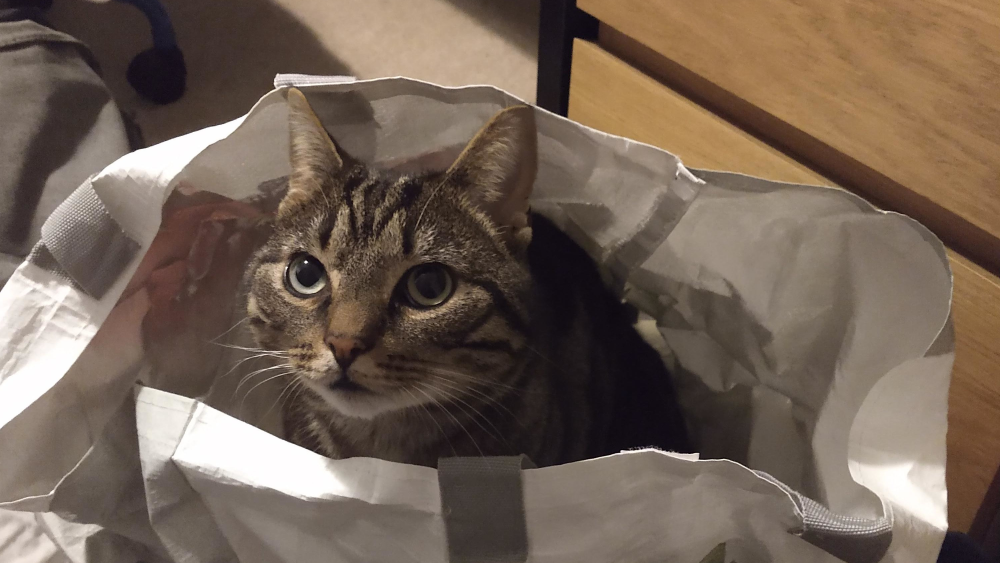
#> input picture notebooks/assets/cat.jpg, 3000 x 1688 px (shown at 1/3 size)
$ jupyter execute --allow-errors 'Image Processing Workbook.ipynb'   (shell and % lines are left out)
#> lines starting #> are read from the running program, lines starting #| are printed output that depends on the picture
[cell 1]
from PIL import Image
import numpy as np

[cell 2]
image_raw = Image.open("assets/cat.jpg")
#> image_raw is the input picture: PIL image 3000x1688 RGB; mean R, G, B 115.3, 98.6, 85.6

[cell 3]
#image_raw

[cell 4]
#IMG_SIZE = (1920,1080)
IMG_SIZE = (500,500)

# Resize and force to RGB colours
image = image_raw.resize(IMG_SIZE).convert('RGB')
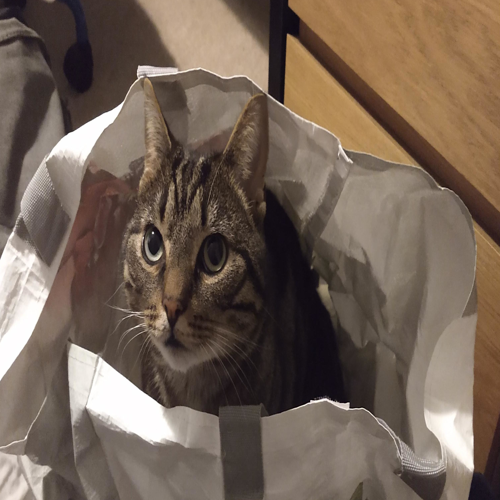
#> image: PIL image 500x500 RGB; mean R, G, B 115.3, 98.6, 85.6

# Interpret overlay?as a 3D array of bytes (uint8)
image_array = np.array(image, dtype=np.uint8)

# Add extra padding on the X and Y dimensions
image_array_padded = np.pad(image_array, ((1,1),(1,1),(0,0)), 'symmetric')
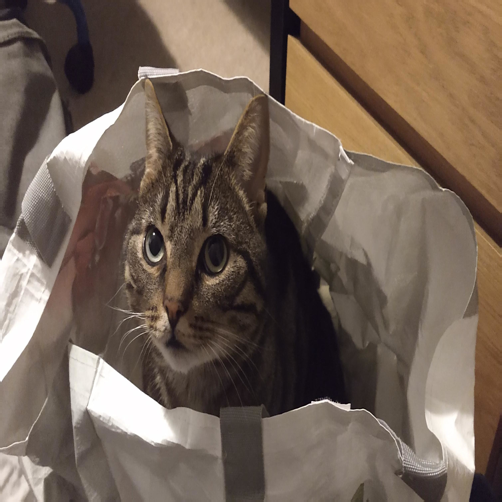
#> image_array_padded: shape (502, 502, 3); mean R, G, B 115.4, 98.7, 85.6

[cell 5]
from pynq import Overlay
from pynq import allocate
#import pynq_sobel
import os

#bitstream = os.path.join(os.path.dirname(pynq_sobel.__file__), 'pynq_sobel', 'bitstream', 'pynq_sobel.bit')
#> (the rest of this cell did not finish here and is left out)

#> (a cell that did not finish here is left out)

#> (a cell that did not finish here is left out)

[cell 8]
def do_sobel(image_array, thresh=30):

    # Set overlay threshold
    Sobel_Overlay.axi_stream_sobel_fil_0.write(0, thresh)

    # Copy image array into dma buffer
    in_dma_array[:, :, :3] = image_array[:, :, :]

    Sobel_Overlay.axi_dma.recvchannel.transfer(out_dma_array)
    Sobel_Overlay.axi_dma.sendchannel.transfer(in_dma_array)
    Sobel_Overlay.axi_dma.sendchannel.wait()
    Sobel_Overlay.axi_dma.recvchannel.wait()

    # Return processed image array from PL
    return out_dma_array

#> (a cell that did not finish here is left out)

#> (a cell that did not finish here is left out)

[cell 11]
from pynq import Overlay
from pynq import allocate
#import pynq_sobel
import os
#> (the rest of this cell did not finish here and is left out)

#> (a cell that did not finish here is left out)

#> (a cell that did not finish here is left out)

[cell 14]
def do_conv(image_array, thresh=30, Kernel = []):

    # Set overlay threshold
    Kernel_Overlay.general_filter_0.write(0x24, thresh)


    Kernel_Overlay.general_filter_0.write(0x20, Kernel[0]) #W00
    Kernel_Overlay.general_filter_0.write(0x1C, Kernel[1]) #W01
    Kernel_Overlay.general_filter_0.write(0x18, Kernel[2]) #W02
    Kernel_Overlay.general_filter_0.write(0x14, Kernel[3]) #W10
    Kernel_Overlay.general_filter_0.write(0x10, Kernel[4]) #W11
    Kernel_Overlay.general_filter_0.write(0x0C, Kernel[5]) #W12
    Kernel_Overlay.general_filter_0.write(0x08, Kernel[6]) #W20
    Kernel_Overlay.general_filter_0.write(0x04, Kernel[7]) #W21
    Kernel_Overlay.general_filter_0.write(0x00, Kernel[8]) #W22


    # Copy image array into dma buffer
    in_dma_array[:, :, :3] = image_array[:, :, :]

    # Perform DMA transfers in both directions
    Kernel_Overlay.axi_dma.sendchannel.transfer(in_dma_array)
    Kernel_Overlay.axi_dma.recvchannel.transfer(out_dma_array)
    Kernel_Overlay.axi_dma.sendchannel.wait()
    Kernel_Overlay.axi_dma.recvchannel.wait()

    # Return processed image array from PL
    return out_dma_array

[cell 15]
Kernel = [0, -1, 0, -1, 5, -1, 0, -1, 0]

#> (a cell that did not finish here is left out)

#> (a cell that did not finish here is left out)

#> (a cell that did not finish here is left out)

[cell 19]
image_array.size
#> Out = 750000

$ run again, with notebooks/assets/dog.png saved as notebooks/assets/cat.jpg
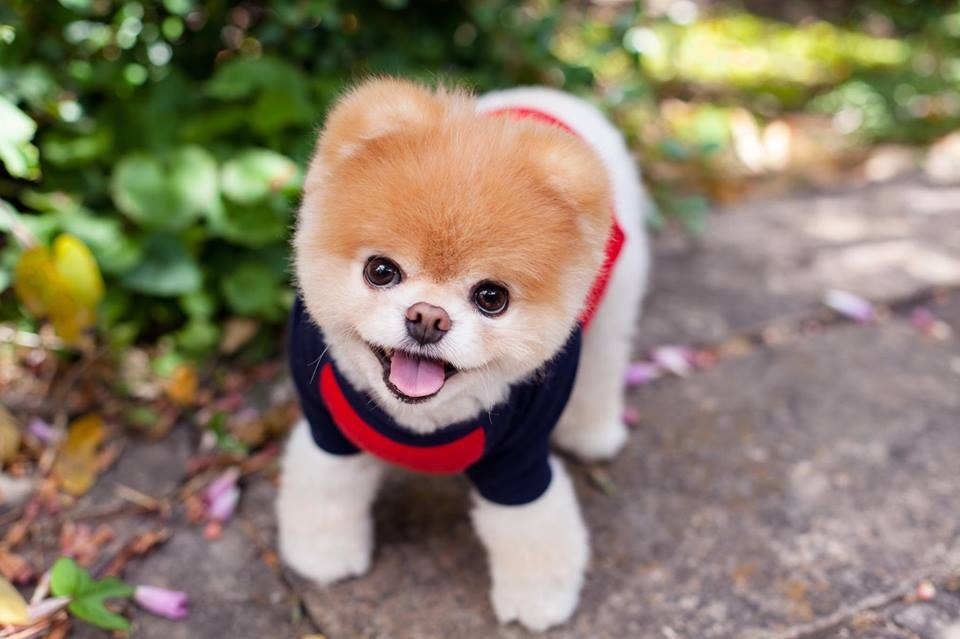
#> input picture notebooks/assets/dog.png, 960 x 639 px
#> image_raw is the input picture: PIL image 960x639 RGB; mean R, G, B 137.6, 124.9, 105.1
#> `image = image_raw.resize(IMG_SIZE).convert('RGB')`:
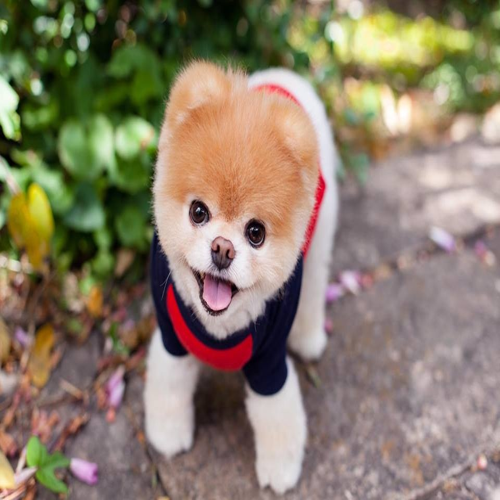
#> image: PIL image 500x500 RGB; mean R, G, B 137.6, 124.9, 105.1
